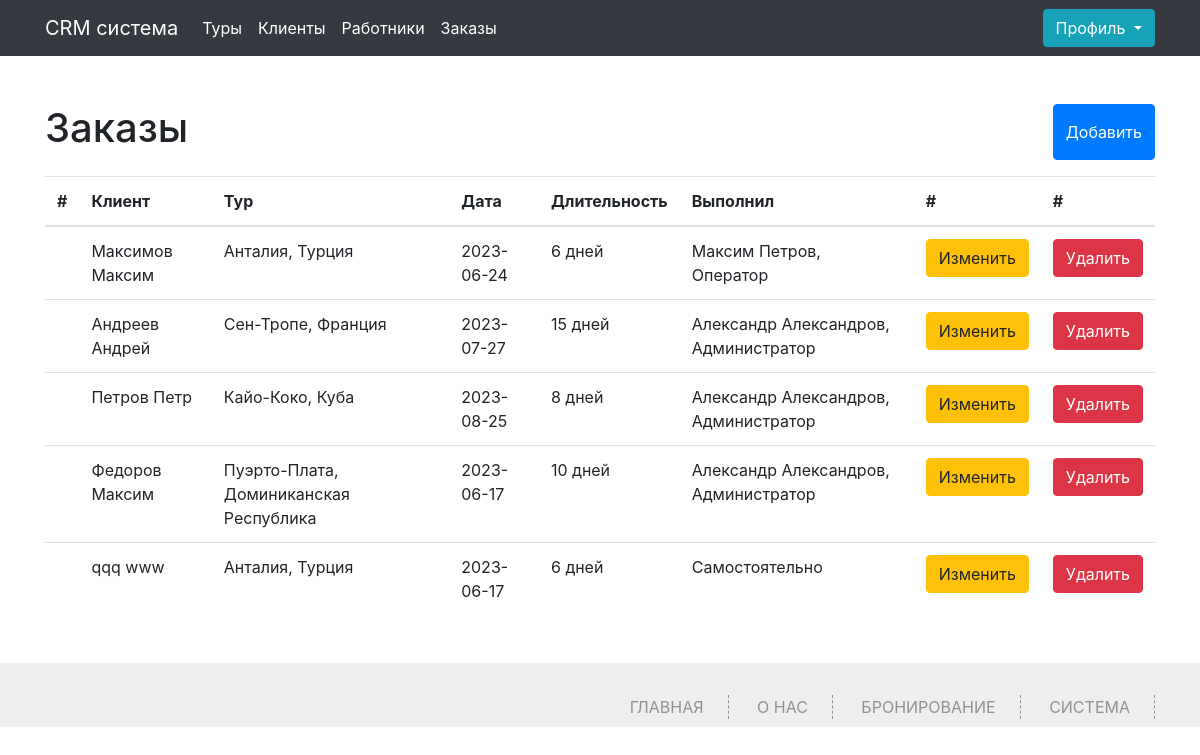
The app's page /orders (signed in), older data.
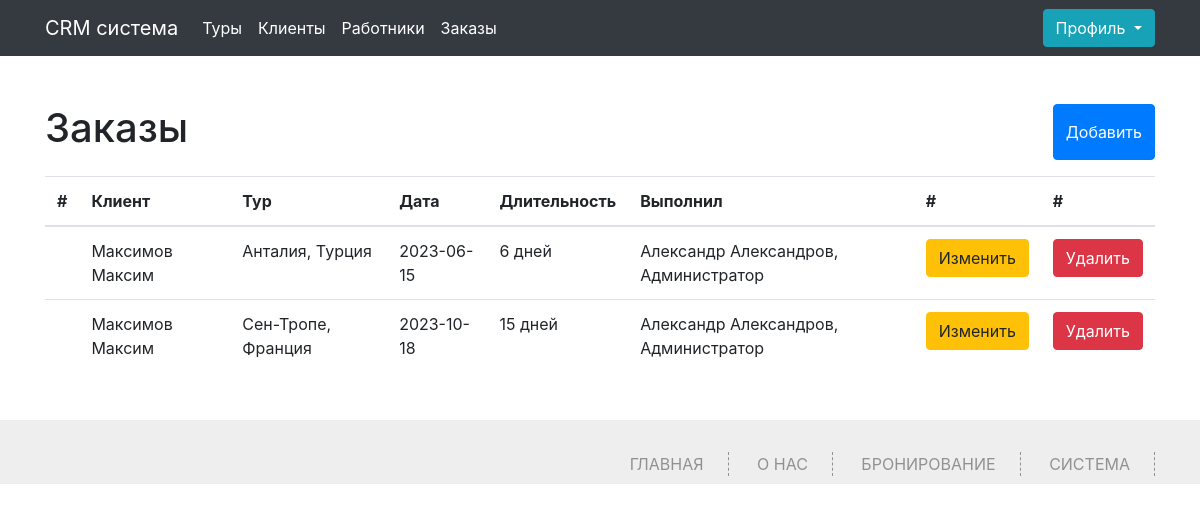
The same page, newer data.
### app.py (models this page shows, shortened)
class Orders(db.Model):
    id = db.Column(db.Integer,primary_key=True)
    id_client = db.Column(db.Integer, db.ForeignKey('client.id'))
    id_tur = db.Column(db.Integer, db.ForeignKey('tur.id'))
    id_worker = db.Column(db.Integer, db.ForeignKey('worker.id'))
    date = db.Column(db.String(100))

class Client(db.Model):
    id = db.Column(db.Integer,primary_key=True)
    name = db.Column(db.String(100))
    surname = db.Column(db.String(100))
    secondname = db.Column(db.String(100))
    phone = db.Column(db.Integer,unique=True)
    order_id = db.relationship('Orders', backref='client', lazy='dynamic')

class Tur(db.Model):
    id = db.Column(db.Integer,primary_key=True)
    title = db.Column(db.String(100))
    price = db.Column(db.Integer)
    duration = db.Column(db.Integer)
    order_id = db.relationship('Orders', backref='tur', lazy='dynamic')

class Worker(db.Model):
    id = db.Column(db.Integer,primary_key=True)
    name = db.Column(db.String(100))
    surname = db.Column(db.String(100))
    secondname = db.Column(db.String(100))
    phone = db.Column(db.Integer,unique=True)
    pasport = db.Column(db.Integer,unique=True)
    job = db.Column(db.String(100))
    password = db.Column(db.String(100))
    root = db.Column(db.Integer, default=0)
    order_id = db.relationship('Orders', backref='worker', lazy='dynamic')

### app.py (the view, shortened to what this page needs)
@app.route('/orders', methods=['GET', 'POST'])
def orders():
    if 'name' not in session:
        abort(401)
    orders = Orders.query.all()
    turs = Tur.query.all()
    clients = Client.query.all()
    worker = Worker.query.filter_by(phone=session['name']).first()
    clients_list = []
    worker_list = []
    tur_list = []
    for order in orders:
        q_client = Client.query.filter_by(id=order.id_client).first()
        clients_list.append(q_client)
        q_worker = Worker.query.filter_by(id=order.id_worker).first()
        worker_list.append(q_worker)
        q_tur = Tur.query.filter_by(id=order.id_tur).first()
        tur_list.append(q_tur)
    return render_template("orders.html",turs=turs,clients=clients,orders=orders,zip=zip,clients_list=clients_list,worker_list=worker_list, tur_list= tur_list)

### app.py (called while the page is built)
@app.context_processor
def inject_user():
    def get_user_name():
        if 'name' in session:
            return Worker.query.filter_by(phone=session['name']).first()
    return dict(active_user=get_user_name())

### templates/orders.html (shortened to what this page needs)
{% extends 'base.html' %}
{% block main %}
<div class="container">
	<div class="content my-5">
		<div class="d-flex justify-content-between my-3">
			<h1>Заказы</h1>
			<button type="button" class="btn btn-primary" data-toggle="modal" data-target="#exampleModal">
				Добавить
			  </button>
		</div>
  {% if not orders%}
  <h2>Список пуст!</h2>
  {%else%}
		<table class="table">
			<thead>
			  <tr>
				<th scope="col">#</th>
				<th scope="col">Клиент</th>
				<th scope="col">Тур</th>
				<th scope="col">Дата</th>
				<th scope="col">Длительность</th>
				<th scope="col">Выполнил</th>
				<th scope="col">#</th>
				<th scope="col">#</th>
			  </tr>
			</thead>
			<tbody>
				{%for order,client,tur,worker in zip(orders,clients_list,tur_list,worker_list)%}
			  <tr>
				<th scope="row"></th>
				<td>{{client.surname}} {{client.name}}</td>
				<td>{{tur.title}}</td>
				<td>{{order.date}}</td>
				<td>{{tur.duration}} дней</td>
				{%if worker%}
				<td>{{worker.name}} {{worker.surname}}, {{worker.job}}</td>
				{%else%}
				<td>Самостоятельно</td>
				{%endif%}
<td>				<button type="button" class="btn btn-warning" data-toggle="modal" data-target="#exampleModal{{order.id}}"> Изменить</button>
</td>
				<td><a href="/delete_order/{{order.id}}" class="btn btn-danger">Удалить</a></td>
			  </tr>
			  {%endfor%}
			</tbody>
		  </table>
		  {%endif%}
	</div>
</div>
{% endblock %}

Row changes from the older to the newer data that the page shows:
removed Orders: surname "Петров", name "Петр", title "Кайо-Коко, Куба", date "2023-08-25", duration "8", name "Александр", surname "Александров", job "Администратор"
removed Orders: surname "Федоров", name "Максим", title "Пуэрто-Плата, Доминиканская Республика", date "2023-06-17", duration "10", name "Александр", surname "Александров", job "Администратор"
removed Orders: surname "qqq", name "www", title "Анталия, Турция", date "2023-06-17", duration "6", shows "Самостоятельно"
changed Orders "Анталия, Турция": date "2023-06-24" → "2023-06-15"; name "Максим" → "Александр"; surname "Петров" → "Александров"; job "Оператор" → "Администратор"
changed Orders "Сен-Тропе, Франция": surname "Андреев" → "Максимов"; name "Андрей" → "Максим"; date "2023-07-27" → "2023-10-18"
